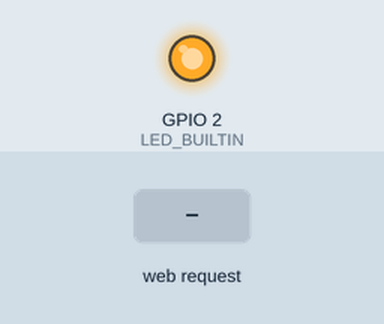
This sketch was run on a simulated ESP8266 (NodeMCU). Parts: output pins drawn as LEDs (lit = HIGH, except the on-board LED, lit = LOW). The inputs (shaded band) are chosen by the test bench. WiFi joins after 1.5 s; servers stay silent unless stated; what the sketch prints to the serial monitor is not drawn.

Above: at 2.7 s.
2.8 s: HTTP request GET /led/1 received
At 4.0 s:
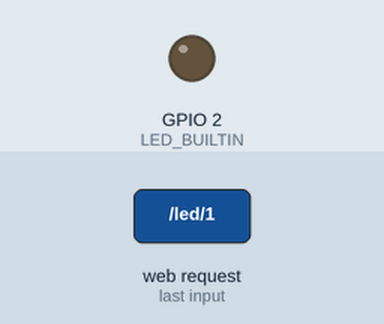
4.3 s: HTTP request GET /led/0 received
At 5.2 s:
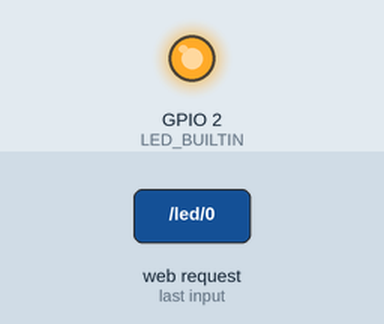
Timing chart, 0 to 7.3 s (numbered marks = the images above; inputs shaded):
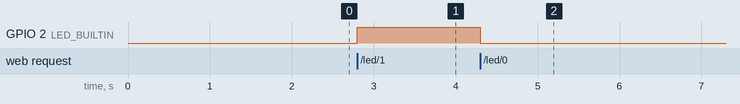

The sketch:

Led_por_Wi-Fi.ino
```cpp
#include <ESP8266WiFi.h>

// Datos para conectarse a la red.
const char* ssid = "eant";
const char* password = "eantpass";

// Crear la instancia de servidor.
// especificar el puerto.
WiFiServer server(80);

void setup() {
Serial.begin(115200);
delay(10);

// preparar el led
pinMode(LED_BUILTIN, OUTPUT);
digitalWrite(LED_BUILTIN, LOW);

// Conectar al WiFi.
Serial.println();
Serial.print("Conectando a ");
Serial.println(ssid);

WiFi.begin(ssid, password);

while (WiFi.status() != WL_CONNECTED)
  {
    delay(500);
    Serial.print(".");
  }
Serial.println("");
Serial.println("WiFi conectado");

// Inicializar el servidor.
server.begin();
Serial.println("Servidor inicializado en:");
Serial.println(WiFi.localIP());
}

void loop() {
// Verificar si hay cliente conectado.
WiFiClient client = server.available();
if (!client) {
    return;
    }

// Esperar pedido del cliente.

Serial.println("Nuevo Cliente");

while(!client.available()){
    delay(1);
  }

// Leer la primera línea del pedido.
String req = client.readStringUntil('\r');
Serial.println(req);
client.flush();

// Coincidir el pedido.
int val;
if (req.indexOf("/led/0") != -1) val = 0;

else if (req.indexOf("/led/1") != -1) val = 1;

else {
    Serial.println("pedido no valido");
    client.stop();
    return;
     }

// Prender o apagar el led de acuerdo al pedido.
 digitalWrite(LED_BUILTIN, val);
 client.flush();

// Preparo la respuesta.
String s = "HTTP/1.1 200 OK\r\nContent-Type: text/html\r\n\r\n<!DOCTYPE HTML>\r\n<html>\r\nEl led esta ahora: ";
s += (val)?"apagado":"prendido";
s += "</html>\n";

  // Send the response to the client
  client.print(s);
  delay(1);
  Serial.println("Cliente desconectado");
}
```

Measured:
- after the input at 2.8 s, GPIO 2 (LED_BUILTIN): LOW → HIGH at once
- after the input at 4.3 s, GPIO 2 (LED_BUILTIN): HIGH → LOW at once
